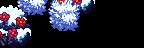

Rendered tile map (Tiled .tmx) drawn with the repository's tilesets; below, a short description and the full map source, tile grids included:
An orthogonal 9x3 tile map with 16x16 px tiles, 1 tile layer (Back3).

<map version="1.10" tiledversion="1.10.2" orientation="orthogonal" renderorder="right-down" compressionlevel="0" width="9" height="3" tilewidth="16" tileheight="16" infinite="0" nextlayerid="22" nextobjectid="9">
 <properties>
  <property name="AmbientLight" value="255 255 255" />
  <property name="IsGreenhouse" value="T" />
  <property name="Warp" value="5 17 Farm 28 16" />
 </properties>
 <tileset firstgid="1" name="Tiny_Bushes_Winter_WittilyNamed" tilewidth="16" tileheight="16" tilecount="27" columns="9">
  <image source="Tiny_Bushes_Winter_WittilyNamed.png" width="144" height="48" />
 </tileset>
 <layer id="21" name="Back3" width="9" height="3">
  <data encoding="csv">
1,2,3,4,5,6,0,0,0,
10,11,0,13,14,0,0,0,0,
19,20,0,0,0,0,0,0,0
</data>
 </layer>
</map>
